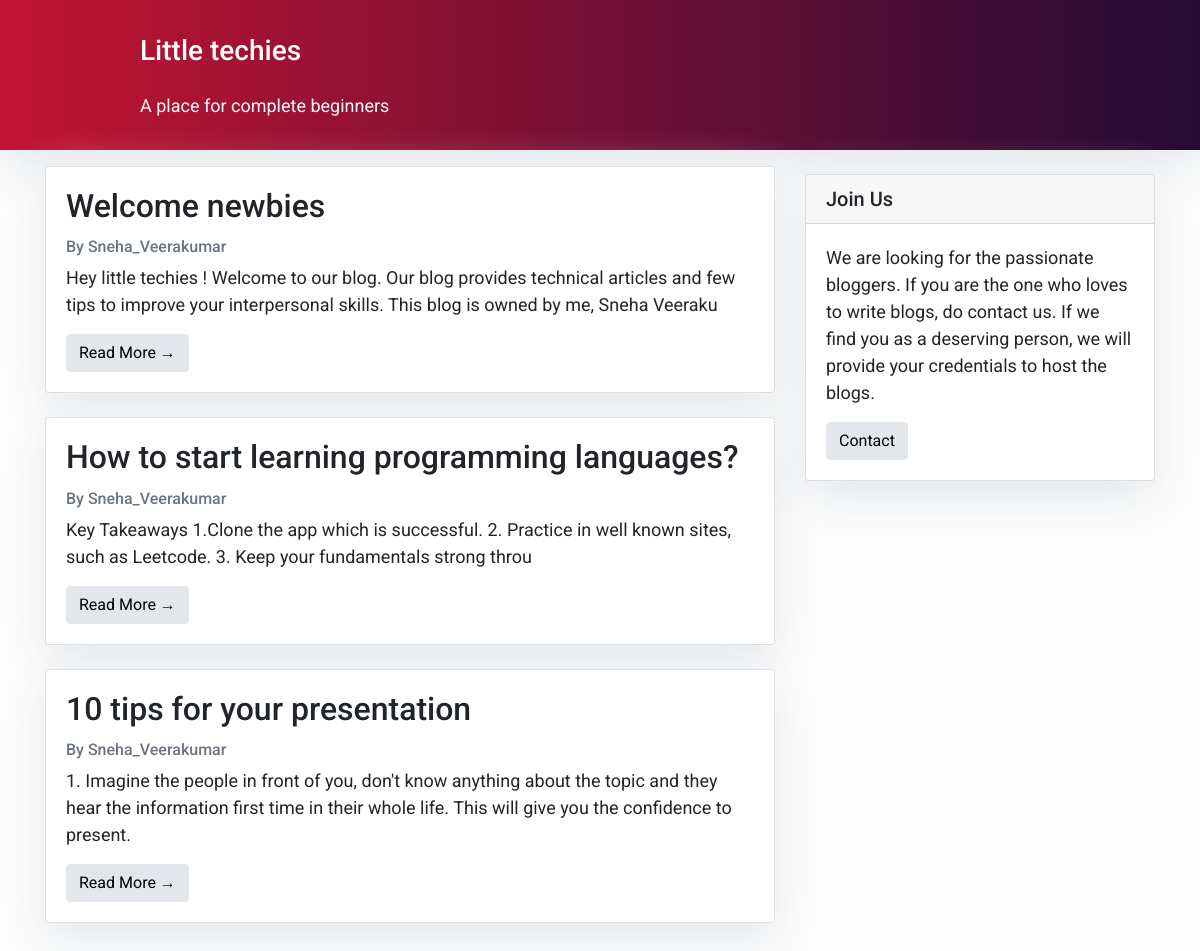
The page / on the database its author committed.
### blog/models.py (models this page shows, shortened)
class Post(models.Model):
    title = models.CharField(max_length=200, unique=True)
    slug = models.SlugField(max_length=200, unique=True)
    clip = models.FileField(upload_to="videos/%y", null=True,blank=True)
    author = models.ForeignKey(User, on_delete= models.CASCADE,related_name='blog_posts')
    updated_on = models.DateTimeField(auto_now= True)
    content = models.TextField()
    created_on = models.DateTimeField(auto_now_add=True)
    status = models.IntegerField(choices=STATUS, default=0)
    class Meta:
        ordering = ['-created_on']

### blog/views.py (the view)
# urls.py: path('', views.PostList.as_view(), name='home'),
class PostList(generic.ListView):
    queryset = Post.objects.filter(status=1).order_by('-created_on')
    template_name = 'index.html'
    ordering =['id']

### blog/templates/index.html (shortened to what this page needs)
{% extends "base.html" %}
{% block content %}
<header class="masthead">
    <div class="container">
        <div class="row">
            <div class=" col-md-8 col-md-10 mx-auto">
                <div class="site-heading">
                    <h3 class=" site-heading my-4 mt-3 text-white"> Little techies</h3>
                    <p class="text-light">A place for complete beginners &nbsp
                    </p>
                </div>
            </div>
        </div>
    </div>
</header>
<div class="container">
    <div class="row">
        <div class="col-md-8 mt-3 left">
            {% for post in post_list  %}
            <div class="card mb-4">
                <div class="card-body">
                    <h2 class="card-title">{{ post.title }}</h2>
                    <p class="card-text text-muted h6">By {{ post.author }} </p>
                    <p class="card-text">{{post.content|slice:":200" }}</p>
                    <a href="{% url 'post_detail' post.pk  %}" class="btn btn-danger">Read More &rarr;</a>
                </div>
            </div>
            {% endfor %}
     </div>
        {% block sidebar %} {% include 'sidebar.html' %} {% endblock sidebar %}
        </div>
</div>
{%endblock%}

### blog/templates/base.html (shortened to what this page needs)
<!DOCTYPE html>
<html>
    <head>
        <link rel="stylesheet" href="https://maxcdn.bootstrapcdn.com/bootstrap/4.0.0/css/bootstrap.min.css"
 />
    </head>
    <body>
        {% block content %}{% endblock content %}
    </body>
</html>

### blog/templates/sidebar.html (shortened to what this page needs)
{% block sidebar %}
<div class="col-md-4 float-right ">
<div class="card my-4">
        <h5 class="card-header">Join Us</h5>
    <div class="card-body">
        <p class="card-text"> We are looking for the passionate bloggers. If you are the one who loves to write blogs, do contact us. If we find you as a deserving person, we will provide your credentials to host the blogs.</p>
        <a href="https://sneha-veerakumar.herokuapp.com"
           class="btn btn-danger">Contact</a>
    </div>
</div>
</div>
{% endblock sidebar %}

### blog/templates/base.html (style rules this page uses)
body { font-family: "Roboto", sans-serif; font-size: 17px; background-color: #fdfdfd; }
.btn-danger { color: black; background-color: #E3E7EB; border-color: #E3E7EB; }
.btn { color: black; background-color: #E3E7EB; border-color: #E3E7EB; }
.masthead { height: 100px; background-image: linear-gradient(-90deg, #240b36 , #c31432); height: auto; padding-bottom: 15px; box-shadow: 0 16px 48px #E3E7EB; padding-top: 10px; }

### blog/templates/index.html (style rules this page uses)
body { font-family: "Roboto", sans-serif; font-size: 18px; background-color: #fdfdfd; }
.card { box-shadow: 0 16px 48px #E3E7EB; }

### blog/templates/sidebar.html (style rules this page uses)
.card { box-shadow: 0 16px 48px #E3E7EB; }

### rows shown on the page
Post: title "Welcome newbies", author "Sneha_Veerakumar", content "Hey little techies ! Welcome to our blog. Our blog provides technical articles and few tips to improve your interpersonal skills. This blog is owned by me, Sneha Veeraku"
Post: title "How to start learning programming languages?", author "Sneha_Veerakumar", content "Key Takeaways 1.Clone the app which is successful. 2. Practice in well known sites, such as Leetcode. 3. Keep your fundamentals strong throu"
Post: title "10 tips for your presentation", author "Sneha_Veerakumar", content "1. Imagine the people in front of you, don't know anything about the topic and they hear the information first time in their whole life. This will give you the confidence to present."
